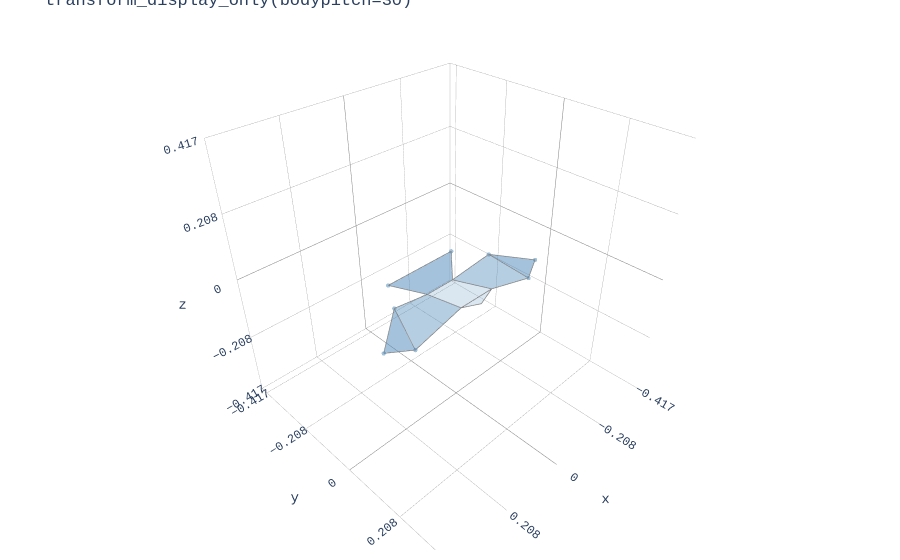

The cell this chart's notebook holds for it:
### Markdown cell above
## 3. Two Transform Modes

### `transform_display_only` — for mocap data
When marker positions already contain rotations from motion capture, only the display-only markers (shoulders, hood, tailbase, tailpack) need rotating to match.

### `transform_all` — for visualisation
When the data has no rotation baked in, rotate the entire animal.

### Code cell
# transform_display_only: only shoulders/hood/tailbase/tailpack rotate
# The wing and tail markers stay put (they already have the right rotation from mocap)
hawk_a = hawk.copy()
hawk_a.transform_display_only(bodypitch=30)
fig = plot_plotly(hawk_a, colour='steelblue')
fig.update_layout(title="transform_display_only(bodypitch=30)")
fig.show()

### Figure 1 — Plotly figure (JSON) as saved in the notebook; plotly's stock layout.template omitted (floating-point values rounded to 4 significant figures)
{"data": [{"color": "steelblue", "hoverinfo": "none", "opacity": 0.5, "type": "mesh3d", "x": [-0.2977, -0.2242, -0.1848], "y": [0.0377, 0.07329, -0.04977], "z": [-0.04206, -0.05478, -0.01064]}, {"hoverinfo": "name", "line": {"color": "grey", "width": 1.5}, "mode": "lines", "name": "left_handwing steelblue", "type": "scatter3d", "x": [-0.2977, -0.2242, -0.1848, -0.2977], "y": [0.0377, 0.07329, -0.04977, 0.0377], "z": [-0.04206, -0.05478, -0.01064, -0.04206]}, {"color": "steelblue", "hoverinfo": "none", "opacity": 0.5, "type": "mesh3d", "x": [0.2977, 0.2242, 0.1848], "y": [0.0377, 0.07329, -0.04977], "z": [-0.04206, -0.05478, -0.01064]}, {"hoverinfo": "name", "line": {"color": "grey", "width": 1.5}, "mode": "lines", "name": "right_handwing steelblue", "type": "scatter3d", "x": [0.2977, 0.2242, 0.1848, 0.2977], "y": [0.0377, 0.07329, -0.04977, 0.0377], "z": [-0.04206, -0.05478, -0.01064, -0.04206]}, {"color": "steelblue", "hoverinfo": "none", "opacity": 0.4, "type": "mesh3d", "x": [-0.2242, -0.1848, -0.05, -0.06], "y": [0.07329, -0.04977, -0.06678, 0.07446], "z": [-0.05478, -0.01064, -0.04433, -0.008971]}, {"hoverinfo": "name", "line": {"color": "grey", "width": 1.5}, "mode": "lines", "name": "left_armwing steelblue", "type": "scatter3d", "x": [-0.2242, -0.1848, -0.05, -0.06, -0.2242], "y": [0.07329, -0.04977, -0.06678, 0.07446, 0.07329], "z": [-0.05478, -0.01064, -0.04433, -0.008971, -0.05478]}, {"color": "steelblue", "hoverinfo": "none", "opacity": 0.4, "type": "mesh3d", "x": [0.2242, 0.1848, 0.05, 0.06], "y": [0.07329, -0.04977, -0.06678, 0.07446], "z": [-0.05478, -0.01064, -0.04433, -0.008971]}, {"hoverinfo": "name", "line": {"color": "grey", "width": 1.5}, "mode": "lines", "name": "right_armwing steelblue", "type": "scatter3d", "x": [0.2242, 0.1848, 0.05, 0.06, 0.2242], "y": [0.07329, -0.04977, -0.06678, 0.07446, 0.07329], "z": [-0.05478, -0.01064, -0.04433, -0.008971, -0.05478]}, {"color": "steelblue", "hoverinfo": "none", "opacity": 0.2, "type": "mesh3d", "x": [0.06, -0.06, -0.05, 0.05], "y": [0.07446, 0.07446, -0.06678, -0.06678], "z": [-0.008971, -0.008971, -0.04433, -0.04433]}, {"hoverinfo": "name", "line": {"color": "grey", "width": 1.5}, "mode": "lines", "name": "body steelblue", "type": "scatter3d", "x": [0.06, -0.06, -0.05, 0.05, 0.06], "y": [0.07446, 0.07446, -0.06678, -0.06678, 0.07446], "z": [-0.008971, -0.008971, -0.04433, -0.04433, -0.008971]}, {"color": "steelblue", "hoverinfo": "none", "opacity": 0.2, "type": "mesh3d", "x": [0.06, 3.743e-05, -0.06], "y": [0.07446, 0.09191, 0.07446], "z": [-0.008971, -0.01819, -0.008971]}, {"hoverinfo": "name", "line": {"color": "grey", "width": 1.5}, "mode": "lines", "name": "head steelblue", "type": "scatter3d", "x": [0.06, 3.743e-05, -0.06, 0.06], "y": [0.07446, 0.09191, 0.07446, 0.07446], "z": [-0.008971, -0.01819, -0.008971, -0.008971]}, {"color": "steelblue", "hoverinfo": "none", "opacity": 0.5, "type": "mesh3d", "x": [0.124, -0.124, -0.05, 0.05], "y": [-0.146, -0.146, -0.06678, -0.06678], "z": [-0.0158, -0.0158, -0.04433, -0.04433]}, {"hoverinfo": "name", "line": {"color": "grey", "width": 1.5}, "mode": "lines", "name": "tail steelblue", "type": "scatter3d", "x": [0.124, -0.124, -0.05, 0.05, 0.124], "y": [-0.146, -0.146, -0.06678, -0.06678, -0.146], "z": [-0.0158, -0.0158, -0.04433, -0.04433, -0.0158]}, {"hoverinfo": "none", "marker": {"color": "steelblue", "opacity": 0.5, "size": 2.5}, "mode": "markers", "type": "scatter3d", "x": [-0.2977, 0.2977, -0.2242, 0.2242, -0.1848, 0.1848, -0.124, 0.124], "y": [0.0377, 0.0377, 0.07329, 0.07329, -0.04977, -0.04977, -0.146, -0.146], "z": [-0.04206, -0.04206, -0.05478, -0.05478, -0.01064, -0.01064, -0.0158, -0.0158]}], "layout": {"font": {"family": "Andale Mono, Courier New, sans-serif"}, "margin": {"b": 10, "l": 10, "r": 10, "t": 10}, "scene": {"aspectmode": "cube", "aspectratio": {"x": 1, "y": 1, "z": 1}, "xaxis": {"backgroundcolor": "white", "dtick": 0.2084, "gridcolor": "grey", "gridwidth": 0.5, "range": [-0.4167, 0.4167], "showbackground": true, "zerolinecolor": "grey"}, "yaxis": {"backgroundcolor": "white", "dtick": 0.2084, "gridcolor": "grey", "gridwidth": 0.5, "range": [-0.4438, 0.3897], "showbackground": true, "zerolinecolor": "grey"}, "zaxis": {"backgroundcolor": "white", "dtick": 0.2084, "gridcolor": "grey", "gridwidth": 0.5, "range": [-0.4167, 0.4167], "showbackground": true, "zerolinecolor": "grey"}}, "showlegend": false, "title": {"text": "transform_display_only(bodypitch=30)"}}}
